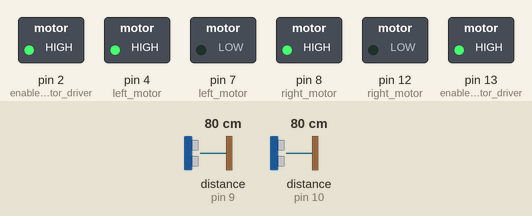
The sketch below on a simulated Arduino Uno, built with avr-gcc and run on an emulated ATmega328P. Parts: switched loads named in the sketch (green lamp = pin HIGH). Wiring (inferred from the names in the program): 2 × ultrasonic range finder: trigger pin 6, echo pin 9 / trigger pin 11, echo pin 10. Dashed ring = blinking. The inputs (shaded band) are chosen by the test bench; at power-on: distance to the obstacle (sensors on pin 9, pin 10) 80 cm. The echo pulse lasts 58.3 µs per cm; pins used as bus, display or sensor lines are not drawn; what the sketch prints to the serial monitor is not drawn.

Above: at 5.9 s.
6.0 s: distance to the obstacle (sensor on pin 9) set to 18 cm
At 6.4 s:
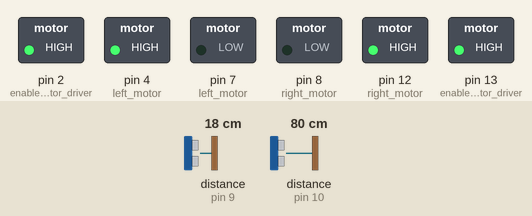
Timing chart, 0 to 16.1 s (numbered marks = the images above; inputs shaded):
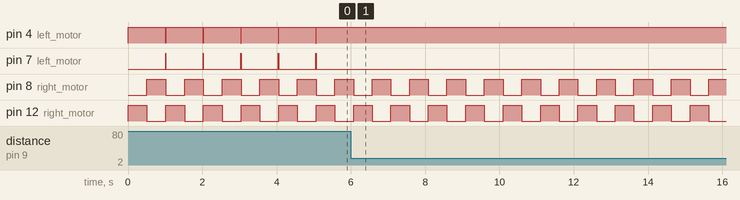

The sketch:

table_top_bot.ino
```cpp
//Arduino Project
//two wheel
//Table Top Bot Using Two Ultrasonic sensors

const int trigPin=11; // initializing ultrasonic sensor1 trig pin(front)
const int echoPin=10; //initializing ultrasonic sensor1 echo pin(front)
const int trigPin1=6; //initializing ultrasonic sensor2 trig pin(side)
const int echoPin1=9; //ultrasonic sensor2 echo pin(side)
long duration,duration1; //variable to calculate time
int distance,distance1; //variable to calculate distance

void setup()
{
  pinMode(trigPin,OUTPUT);//set trig pin as output
  pinMode(echoPin,INPUT);//set echo pin as input to capture the reflected waves
  pinMode(trigPin1,OUTPUT);
   pinMode(echoPin1,INPUT);
  pinMode(2,OUTPUT);//enable 1 of motor driver
  pinMode(4,OUTPUT);//left motor
  pinMode(7,OUTPUT);//left motor
  pinMode(8,OUTPUT);//right motor
  pinMode(12,OUTPUT);//right motor
  pinMode(13,OUTPUT);//enable 2 of motor driver
  pinMode(5,OUTPUT);//vcc of front sensor
  pinMode(3,OUTPUT);//vcc of side sensor
  digitalWrite(13,HIGH);//set enable pin 1 of motor driver as high
  digitalWrite(2,HIGH);//set enable pin 2 of motor driver as high
  digitalWrite(5,HIGH);//set vcc as high
  digitalWrite(3,HIGH);//set vcc as high
  Serial.begin(9600);//to begin serial monitor
}
void forward()
{
  //set motor pins as high and low for forward movement of bot
  digitalWrite(8,HIGH);
  digitalWrite(12,LOW);
  digitalWrite(7,HIGH);
  digitalWrite(4,LOW);
}
void backward()
{
   //set motor pins as high and low for reverse movement of bot
  digitalWrite(8,LOW);
  digitalWrite(12,HIGH);
  digitalWrite(7,LOW);
  digitalWrite(4,HIGH);
}
void right()
{
  //set motor pins as high and low for right movement of bot
  digitalWrite(12,LOW);
  digitalWrite(8,HIGH);
  digitalWrite(4,HIGH);
  digitalWrite(7,LOW);
}
void left()
{
  //set motor pins as high and low for left movement of bot
  digitalWrite(12,HIGH);
  digitalWrite(8,LOW);
  digitalWrite(4,LOW);
  digitalWrite(7,LOW);
}
void stop()
{
  //set motor pins as high and low to stop the bot
  digitalWrite(12,LOW);
  digitalWrite(8,LOW);
  digitalWrite(4,LOW);
  digitalWrite(7,LOW);
}

void loop()
{
 digitalWrite(trigPin,LOW);//to reset the front sensor
 delayMicroseconds(2);
 digitalWrite(trigPin1,LOW);//to reset the side sensor
 delayMicroseconds(2);
 digitalWrite(trigPin,HIGH);//to send the ultrasonic wave
 delayMicroseconds(10);
 digitalWrite(trigPin,LOW);//to stop sending waves
 duration=pulseIn(echoPin,HIGH);//pulse in returns the time
 distance=duration*0.034/2;// to calculate the distance
 Serial.print("Distance:");// to print the distance
 Serial.print(distance);// to print the distance
  digitalWrite(trigPin1,HIGH);//same as the front sensor
 delayMicroseconds(10);
 digitalWrite(trigPin1,LOW);
 duration1=pulseIn(echoPin1,HIGH);
 distance1=duration1*0.034/2;
 Serial.print("Distance side:");
 Serial.print(distance1);
 if((distance<=10)&&(distance1<=10))//condition to move forward
 forward();//calling forward function
 if((distance>10)||(distance1>10))//condition to prevent falling
 {
  backward();//calling backward function
  delay(500);//delay in time
  right();//calling right function
  delay(500);//delay in time
  forward();//calling forward function

 }
}
```

Measured:
- after the input at 6.0 s, pin 4 (left_motor): stops changing and stays HIGH; pin 7 (left_motor): stops changing and stays LOW
- by itself, pin 4 (left_motor): alternates HIGH for 1.0 s and LOW for 0.01 s
- by itself, pin 7 (left_motor): alternates HIGH for 0.01 s and LOW for 1.0 s
- by itself, pin 8 (right_motor): alternates HIGH for 0.51 s and LOW for 0.50 s
- by itself, pin 12 (right_motor): alternates HIGH for 0.50 s and LOW for 0.51 s
